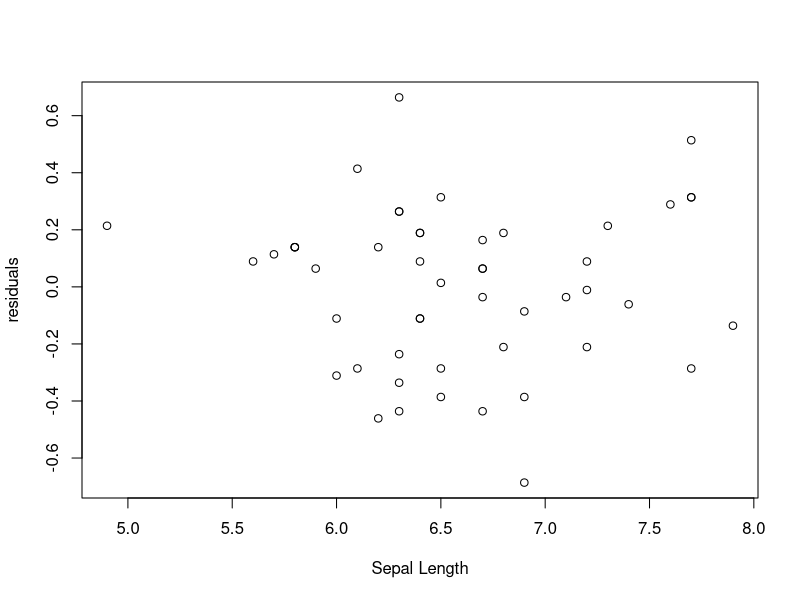

The R source for this figure:
flower <- iris[iris$Species=='virginica',]

fit <- lm(flower$Petal.Length ~ flower$Sepal.Length)

summary(fit)

plot(flower$Sepal.Length, summary(fit)$residuals,
xlab="Sepal Length", yla="residuals", ps=0)